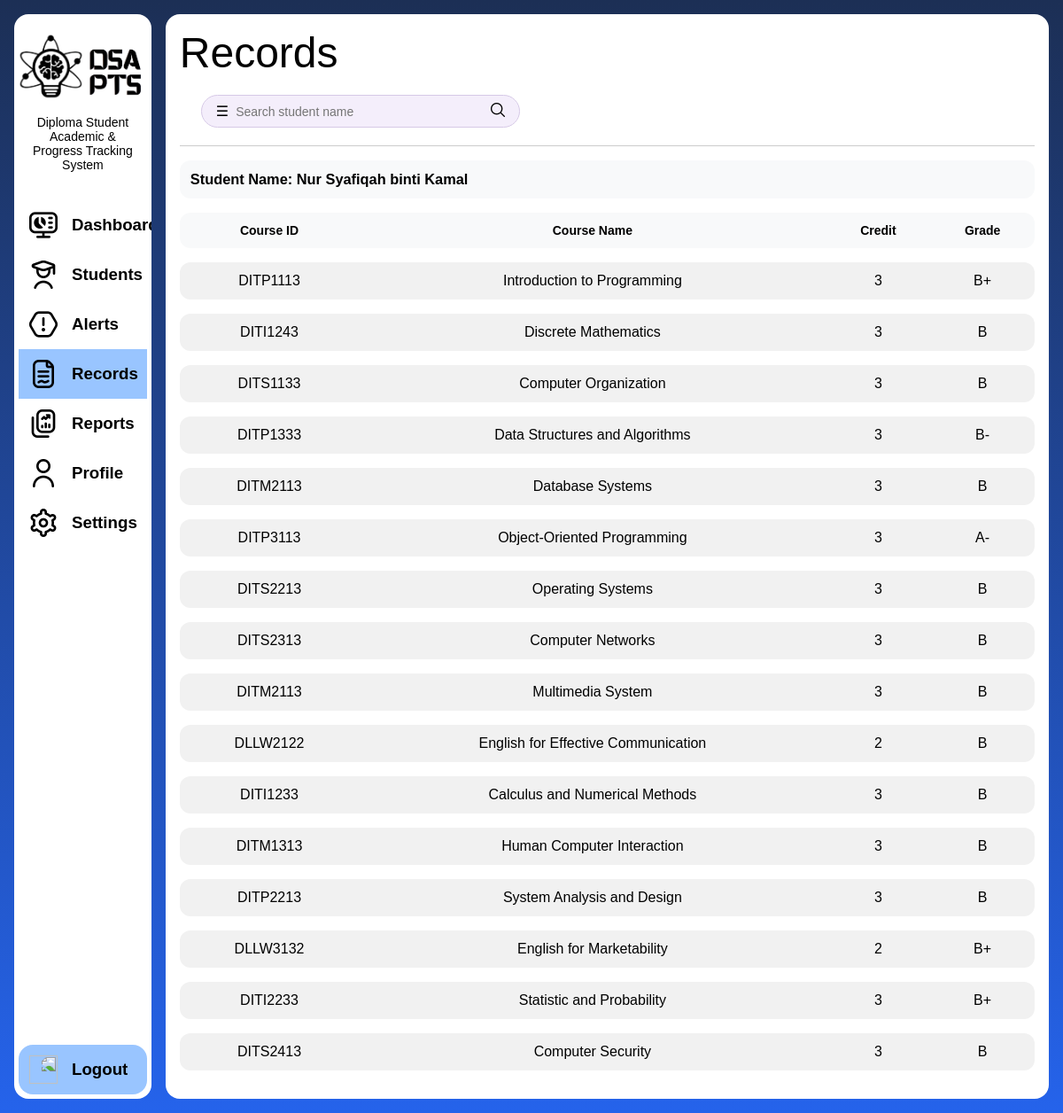
/advisor/advisor-records.php?user_id=7, run on the app's committed database.
### tables this page shows
CREATE TABLE `student` (
  `user_id` int(11) NOT NULL,
  `program_id` int(11) DEFAULT NULL,
  `advisor_id` int(11) DEFAULT NULL,
  `CGPA` decimal(3,2) DEFAULT NULL,
  `muet_status` varchar(20) DEFAULT NULL,
  `total_credit_taken` int(11) DEFAULT NULL,
  `plan_to_degree` enum('Yes','No') DEFAULT NULL,
  `preferred_degree_field` varchar(100) DEFAULT NULL
);

CREATE TABLE `user` (
  `user_id` int(11) NOT NULL,
  `login_id` varchar(10) NOT NULL,
  `name` varchar(100) NOT NULL,
  `email` varchar(100) NOT NULL,
  `password` varchar(255) NOT NULL,
  `profile_picture` varchar(255) DEFAULT NULL,
  `address` varchar(255) DEFAULT NULL,
  `phone_number` varchar(20) DEFAULT NULL
);

CREATE TABLE `student_subject` (
  `user_id` int(11) NOT NULL,
  `subject_id` int(11) NOT NULL,
  `semester_id` int(11) NOT NULL,
  `grade` varchar(2) DEFAULT NULL,
  `status` varchar(20) DEFAULT NULL,
  `attempt_no` int(11) DEFAULT NULL
);

CREATE TABLE `subject` (
  `subject_id` int(11) NOT NULL,
  `subject_name` varchar(100) NOT NULL,
  `credit_hours` int(11) DEFAULT NULL,
  `program_id` int(11) DEFAULT NULL,
  `semester_id` int(11) DEFAULT NULL,
  `subject_code` varchar(20) DEFAULT NULL
);

### models/functions.php (called while the page is built, shortened)
<?php
function getUserById($conn, $table, $idColumn, $user_id)
{
    $result = $conn->query("
    SELECT $table.*, user.*
    FROM $table
    INNER JOIN user ON $table.user_id = user.user_id
    WHERE $idColumn = '$user_id' LIMIT 1");
    return $result->fetch_assoc();
}
function getStudentSubjects($conn, $userId)
{
    $sql = "
        SELECT student_subject.*, subject.*, semester.*
        FROM student_subject
        INNER JOIN subject ON student_subject.subject_id = subject.subject_id
        INNER JOIN semester ON student_subject.semester_id = semester.semester_id
        WHERE student_subject.user_id = '$userId'
    ";
    $result = $conn->query($sql);
    $data = [];
    while ($row = $result->fetch_assoc()) {
        $data[] = $row;
    }
    return $data;
}

### advisor/advisor-records.php (the view, shortened to what this page needs)
<!DOCTYPE html>
<html lang="en">
<head>
    <link rel="stylesheet" href="../style/layout.css">
    <link rel="stylesheet" href="../style/advisor.css">
    <link rel="stylesheet" href="../style/styles.css">
</head>
<body class="page-body main-gradient-bg">
    <?php
    include("components/sidebar-advisor.php");
    include("../models/functions.php");
    $keyword = $_GET['search'] ?? '';
    $userId = $_GET['user_id'] ?? null;
    $subjects = [];
    if ($userId) {
        $subjects = getStudentSubjects($conn, $userId);
    } elseif ($keyword) {
        $students = searchAdvisorStudents($conn, $_SESSION['user_id'], $keyword);
    }
    $studentName = '';
    if ($userId) {
        $student = getUserById($conn, "student", "student.user_id", $userId);
        $studentName = $student['name'] ?? '';
    }
    ?>
    <main class="main-content main-rounded">
        <h1 class="content-title">Records</h1>
        <div class="toolbar">
            <div class="search-wrapper">
                <form class="search" method="GET" action="">
                    <span>☰</span>
                    <input
                        type="text"
                        name="search"
                        placeholder="Search student name"
                        value="<?= $keyword ?>">
                    <button type="submit" style="background:none;border:none;cursor:pointer;">
                        <img src="../assets/icons/search.png" alt="" style="height: 16px;">
                    </button>
                </form>
            </div>
        </div>
        <table>
            <thead>
                <tr>
                    <th colspan="4" style="text-align:left;">
                        <h3>Student Name: <?= $studentName ?></h3>
                </tr>
                <tr>
                    <th>Course ID</th>
                    <th>Course Name</th>
                    <th>Credit</th>
                    <th>Grade</th>
                </tr>
            </thead>
            <tbody>
                <?php if (!$userId): ?>
                    <tr>
                        <td colspan="4" style="text-align:center;">
                            Search and select a student
                        </td>
                    </tr>
                <?php else: ?>
                    <?php foreach ($subjects as $s): ?>
                        <tr>
                            <td><?= $s['subject_code'] ?></td>
                            <td><?= $s['subject_name'] ?></td>
                            <td><?= $s['credit_hours'] ?></td>
                            <td><?= $s['grade'] ?></td>
                        </tr>
                    <?php endforeach; ?>
                <?php endif; ?>
            </tbody>
        </table>
    </main>
</body>

### style/layout.css (style rules this page uses)
html, body { height: 100%; margin: 0; }
*, *::before, *::after { box-sizing: border-box; }
.page-body { display: flex; min-height: 100vh; margin: 0; overflow: hidden; }
.main-gradient-bg { background-image: linear-gradient(#1c2f55, #2563eb); }
.main-rounded { display: flex; flex-direction: column; align-items: center; background-color: #fff; margin: 16px; border-radius: 16px; min-height: 0; overflow: hidden; }
table { width: 100%; border-collapse: separate; border-spacing: 0px 16px; }
thead th { background-color: #f8f9fa; padding: 12px; text-align: center; font-size: 14px; font-weight: bold; }
thead th:first-child { border-top-left-radius: 12px; border-bottom-left-radius: 12px; }
thead th:last-child { border-top-right-radius: 12px; border-bottom-right-radius: 12px; }
tbody td { background: #f1f1f1; padding: 12px 16px; text-align: center; color: black; }
tbody td:first-child { border-top-left-radius: 12px; border-bottom-left-radius: 12px; }
tbody td:last-child { border-top-right-radius: 12px; border-bottom-right-radius: 12px; }
.main-content { flex: 1; align-items: start; padding: 16px; min-height: 0; overflow-y: auto; }
.content-title { font-size: 48px; font-weight: 500; margin: 0; }

### style/advisor.css (style rules this page uses)
.search-wrapper { position: relative; width: 300px; }
.search { width: 100%; }

### style/styles.css (style rules this page uses)
* { box-sizing: border-box; margin: 0; padding: 0; }
body { font-family: Arial, Helvetica, sans-serif; background: #fff; color: #000; }
.toolbar { display: flex; width: 100%; align-items: center; justify-content: space-between; padding-bottom: 16px; border-bottom: 1px solid #ccc; padding: 20px 24px; }
.search { display: flex; align-items: center; gap: 8px; background: #f4eefb; border: 1px solid #d6c9e6; border-radius: 999px; padding: 8px 16px; width: 360px; }
.search input { border: none; outline: none; background: transparent; flex: 1; font-size: 14px; }

### data on the page
student: user_id.name "Nur Syafiqah binti Kamal"
student_subject: subject.subject_code "DITP1113", subject.subject_name "Introduction to Programming", subject.credit_hours "3", grade "B+"
student_subject: subject.subject_code "DITI1243", subject.subject_name "Discrete Mathematics", subject.credit_hours "3", grade "B"
student_subject: subject.subject_code "DITS1133", subject.subject_name "Computer Organization", subject.credit_hours "3", grade "B"
student_subject: subject.subject_code "DITP1333", subject.subject_name "Data Structures and Algorithms", subject.credit_hours "3", grade "B-"
student_subject: subject.subject_code "DITM2113", subject.subject_name "Database Systems", subject.credit_hours "3", grade "B"
student_subject: subject.subject_code "DITP3113", subject.subject_name "Object-Oriented Programming", subject.credit_hours "3", grade "A-"
student_subject: subject.subject_code "DITS2213", subject.subject_name "Operating Systems", subject.credit_hours "3", grade "B"
student_subject: subject.subject_code "DITS2313", subject.subject_name "Computer Networks", subject.credit_hours "3", grade "B"
student_subject: subject.subject_code "DITM2113", subject.subject_name "Multimedia System", subject.credit_hours "3", grade "B"
student_subject: subject.subject_code "DLLW2122", subject.subject_name "English for Effective Communication", subject.credit_hours "2", grade "B"
student_subject: subject.subject_code "DITI1233", subject.subject_name "Calculus and Numerical Methods", subject.credit_hours "3", grade "B"
student_subject: subject.subject_code "DITM1313", subject.subject_name "Human Computer Interaction", subject.credit_hours "3", grade "B"
student_subject: subject.subject_code "DITP2213", subject.subject_name "System Analysis and Design", subject.credit_hours "3", grade "B"
student_subject: subject.subject_code "DLLW3132", subject.subject_name "English for Marketability", subject.credit_hours "2", grade "B+"
student_subject: subject.subject_code "DITI2233", subject.subject_name "Statistic and Probability", subject.credit_hours "3", grade "B+"
student_subject: subject.subject_code "DITS2413", subject.subject_name "Computer Security", subject.credit_hours "3", grade "B"
